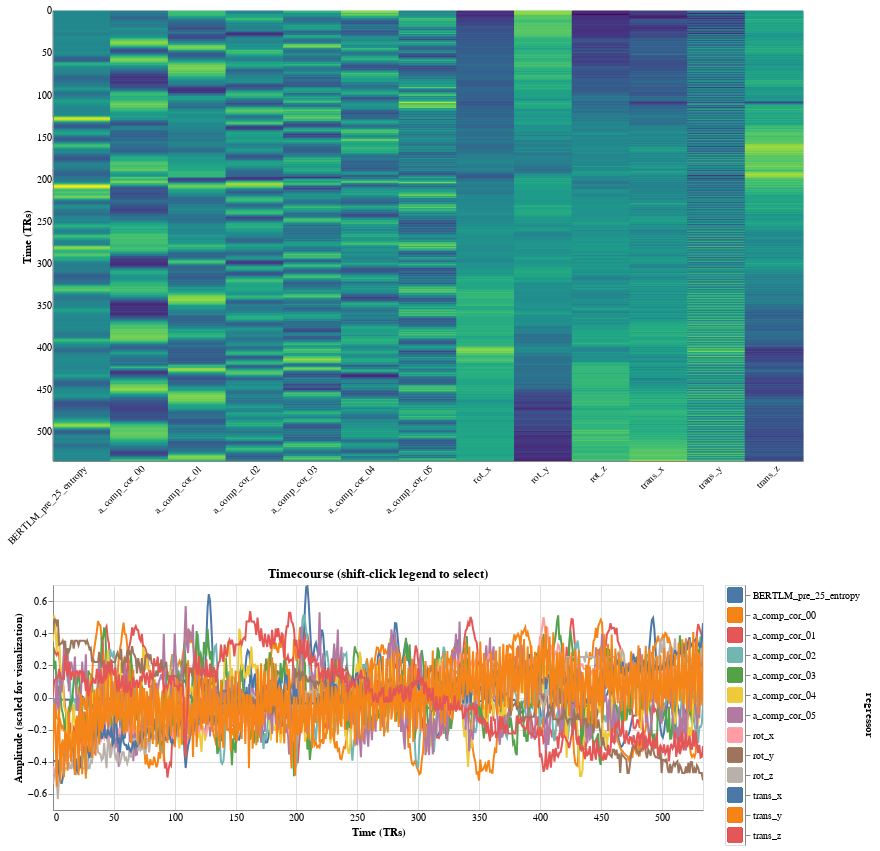

The notebook cell saved with this chart:
### Code cell
# Plot example design matrix
single_models['BERTLM_pre_25_entropy']['Budapest']['movie'].plot_report()

### Figure 1 — Vega-Lite specification as saved in the notebook (floating-point values rounded to 4 significant figures; data arrays with more than 128 entries replaced by an {"elided": "..."} marker saying what was removed)
{"$schema": "https://vega.github.io/schema/vega-lite/v4.8.1.json", "config": {"scale": {"bandPaddingInner": 0.0}, "view": {"continuousHeight": 300, "continuousWidth": 400}}, "data": {"name": "data-9659f81f8ba5749ca701b7d6e255f495"}, "datasets": {"data-9659f81f8ba5749ca701b7d6e255f495": {"elided": "6955 records"}}, "resolve": {"scale": {"color": "independent"}}, "vconcat": [{"encoding": {"fill": {"field": "value", "legend": null, "scale": {"scheme": "viridis"}, "sort": "ascending", "type": "quantitative"}, "stroke": {"field": "value", "legend": null, "scale": {"scheme": "viridis"}, "sort": "ascending", "type": "quantitative"}, "x": {"axis": {"labelAngle": -45, "ticks": false, "title": null}, "field": "regressor", "sort": null, "type": "nominal"}, "y": {"axis": {"labels": true, "ticks": false, "title": "Time (TRs)", "values": [0, 50, 100, 150, 200, 250, 300, 350, 400, 450, 500]}, "field": "scan_number", "type": "ordinal"}}, "height": 450, "mark": "rect", "width": 750}, {"hconcat": [{"encoding": {"color": {"field": "regressor", "legend": null, "type": "nominal"}, "x": {"axis": {"ticks": false, "title": "Time (TRs)", "values": [0, 50, 100, 150, 200, 250, 300, 350, 400, 450, 500]}, "field": "scan_number", "scale": {"domain": [0, 534]}, "type": "quantitative"}, "y": {"axis": {"title": "Amplitude (scaled for visualization)"}, "field": "value", "type": "quantitative"}}, "height": 225, "mark": {"clip": true, "type": "line"}, "title": "Timecourse (shift-click legend to select)", "transform": [{"filter": {"selection": "selector007"}}], "width": 650}, {"encoding": {"color": {"field": "regressor", "legend": null, "type": "nominal"}, "y": {"axis": {"orient": "right"}, "field": "regressor", "type": "nominal"}}, "mark": {"size": 200, "type": "square"}, "selection": {"selector007": {"fields": ["regressor"], "type": "multi"}}}]}]}
